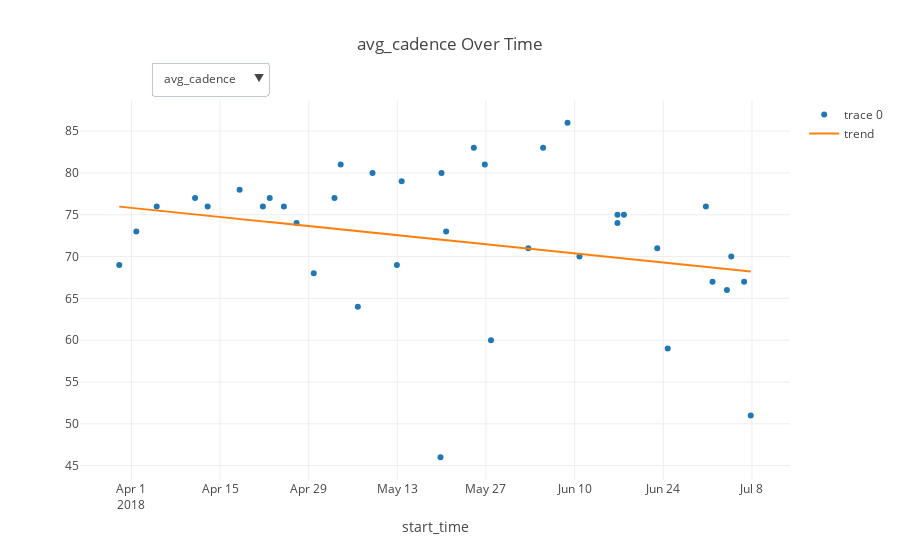

Notebook code cell kept with this figure:
### Code cell
def time_depencies(df, x_time, variables):
    data = []
    buttons = []
    visible = [False]*len(variables)*2
    for i, var in enumerate(variables):
        trace = go.Scatter(
            x = sessions[x_time],
            y = sessions[var],
            mode = 'markers',
            visible = not (i > 0)
#             marker = dict(
#                 size = sessions.total_distance,
#                 sizemode = "area",
#                 sizeref = 2.*max(sessions.total_distance)/(40.**2),
#                 sizemin = 4
#             )
        )
        data.append(trace)

        # Trend line:
        X, Y = linear_regression(sessions, "start_time", var, x_time=True)

        trace_fit = go.Scatter(
            x = X,
            y = Y,
            mode = 'lines',
            name ='trend',
            visible = not (i > 0)
        )
        data.append(trace_fit)
        
        # Generate the update menu buttons
        new_visible = visible[:]
        new_visible[i*2] = True
        new_visible[i*2+1] = True
        button = dict(label = var,
                       method = 'update',
                       args = [{'visible':new_visible}, {'title': str(var) + " Over Time"}])
        buttons.append(button)
        
    updatemenus = list([
        dict(
             buttons=buttons,
             x=.1,
             xanchor="left",
             y=1.1,
             yanchor="top",
             showactive=False,
        ),
    ])


    layout = go.Layout(
        xaxis = dict(
            title=x_time
        ),
        title=str(variables[0]) + " Over Time",
        updatemenus=updatemenus,
    )
    return go.Figure(data=data, layout=layout)

py.iplot(time_depencies(sessions, "start_time", ["avg_cadence", "avg_speed", "total_distance", "total_ascent"]), filename="trends")
